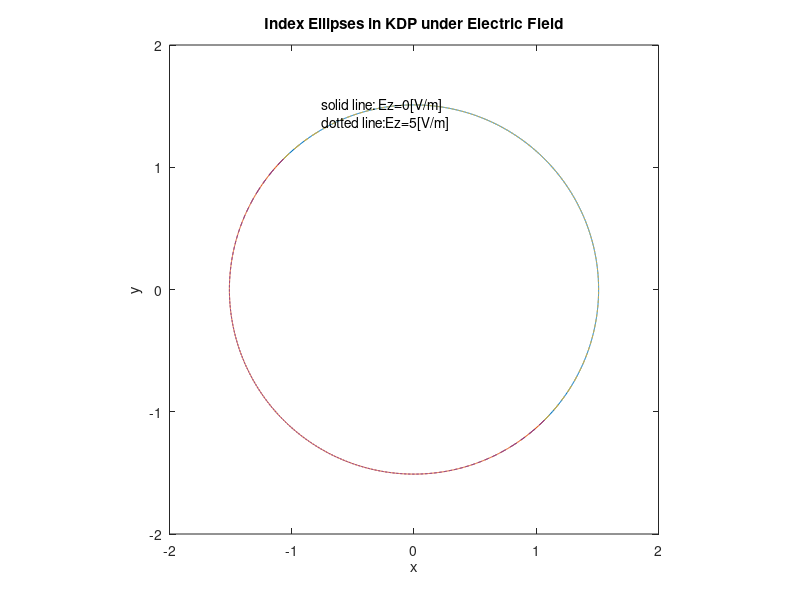

MATLAB code for this plot:
%Index_Eliiptical.m
clear
no=1.51; %no is the refractive index of the ordinary axis KDP
r63=10.6*10^-12; %Electro-optic coefficient (r63) of KDP
E=input('Applied electric field[V/m]=')%suggested value is 0.5*10^11
for n=1:2
    if n==1
        Ez=0;
    end
    if n==2
        Ez=E;
    end
    nx_p=no+(no^3)/2*r63*Ez;
    % Calculate the refractive index for the extraordinary axis
    ny_p = no - (no^3)/2 * r63 * Ez;

    %calculate the index ellipsed in the presence of applied electric field
    x_p=-nx_p:nx_p/1000:nx_p;%range of x'
    
    y1_P = ny_p * (ones(size(x_p)) - (x_p ./ nx_p).^2).^0.5; % Corrected closing parenthesis
    y2_P = -ny_p * (ones(size(x_p)) - (x_p ./ nx_p).^2).^0.5; % Corrected closing parenthesis
   %transform (x',y')to the (x,y) to the (x,y)
   x11=1/(2^0.5)*(x_p+y1_P);
   y11=-1/(2^0.5)*(x_p-y1_P);
   x12=1/(2^0.5)*(x_p+y2_P);
   y12=-1/(2^0.5)*(x_p-y2_P);
   if n==1
       figure(1)
       plot(x11,real(y11),'-')
       hold on
       plot(x12, real(y12), '-')
   end
   if n==2
       plot(x11, real(y11), '--')
       hold on
       plot(x12, real(y12), '--')
   end
end
text(-max(x11)*0.5,max(y11),['solid line: Ez=',num2str(0),'[V/m]']);
text(-max(x11)*0.5,max(y11)*0.9,['dotted line:Ez=',num2str(E),'[V/m]']);
axis square
hold off
xlabel('x')
ylabel('y')
title('Index Ellipses in KDP under Electric Field');
